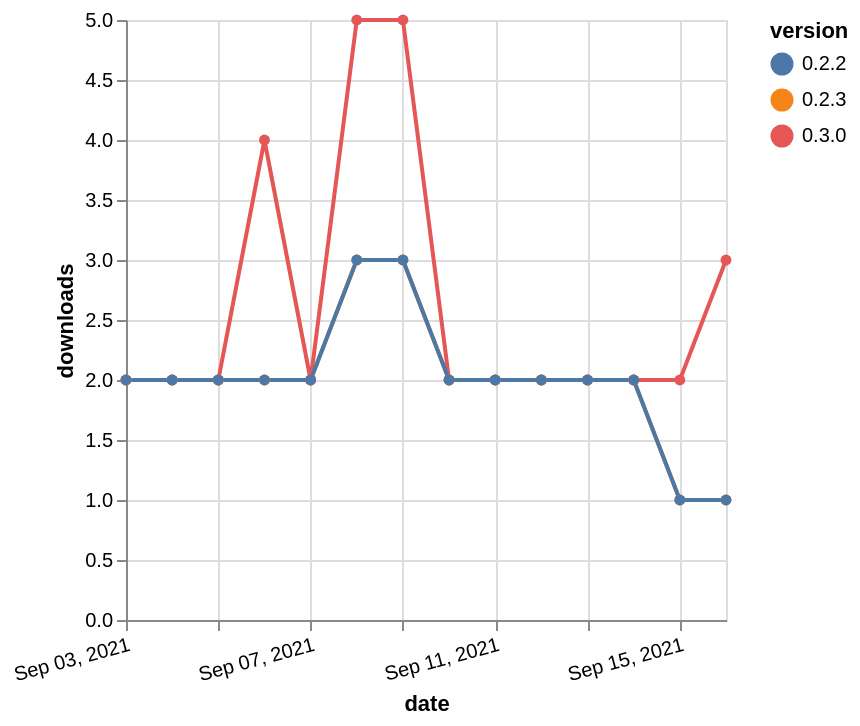

Express this chart as Vega-Lite.
### Vega-Lite specification from a JSON file in a GitHub repository (floating-point values rounded to 4 significant figures)
{"$schema": "https://vega.github.io/schema/vega-lite/v5.json", "description": "A simple bar chart with embedded data.", "data": {"values": [{"date": "2021-09-03", "total": 1343, "delta": 2, "version": "0.2.3"}, {"date": "2021-09-04", "total": 1345, "delta": 2, "version": "0.2.3"}, {"date": "2021-09-05", "total": 1347, "delta": 2, "version": "0.2.3"}, {"date": "2021-09-06", "total": 1349, "delta": 2, "version": "0.2.3"}, {"date": "2021-09-07", "total": 1351, "delta": 2, "version": "0.2.3"}, {"date": "2021-09-08", "total": 1354, "delta": 3, "version": "0.2.3"}, {"date": "2021-09-09", "total": 1357, "delta": 3, "version": "0.2.3"}, {"date": "2021-09-10", "total": 1359, "delta": 2, "version": "0.2.3"}, {"date": "2021-09-11", "total": 1361, "delta": 2, "version": "0.2.3"}, {"date": "2021-09-12", "total": 1363, "delta": 2, "version": "0.2.3"}, {"date": "2021-09-13", "total": 1365, "delta": 2, "version": "0.2.3"}, {"date": "2021-09-14", "total": 1367, "delta": 2, "version": "0.2.3"}, {"date": "2021-09-15", "total": 1368, "delta": 1, "version": "0.2.3"}, {"date": "2021-09-16", "total": 1369, "delta": 1, "version": "0.2.3"}, {"date": "2021-09-03", "total": 1403, "delta": 2, "version": "0.3.0"}, {"date": "2021-09-04", "total": 1405, "delta": 2, "version": "0.3.0"}, {"date": "2021-09-05", "total": 1407, "delta": 2, "version": "0.3.0"}, {"date": "2021-09-06", "total": 1411, "delta": 4, "version": "0.3.0"}, {"date": "2021-09-07", "total": 1413, "delta": 2, "version": "0.3.0"}, {"date": "2021-09-08", "total": 1418, "delta": 5, "version": "0.3.0"}, {"date": "2021-09-09", "total": 1423, "delta": 5, "version": "0.3.0"}, {"date": "2021-09-10", "total": 1425, "delta": 2, "version": "0.3.0"}, {"date": "2021-09-11", "total": 1427, "delta": 2, "version": "0.3.0"}, {"date": "2021-09-12", "total": 1429, "delta": 2, "version": "0.3.0"}, {"date": "2021-09-13", "total": 1431, "delta": 2, "version": "0.3.0"}, {"date": "2021-09-14", "total": 1433, "delta": 2, "version": "0.3.0"}, {"date": "2021-09-15", "total": 1435, "delta": 2, "version": "0.3.0"}, {"date": "2021-09-16", "total": 1438, "delta": 3, "version": "0.3.0"}, {"date": "2021-09-03", "total": 1362, "delta": 2, "version": "0.2.2"}, {"date": "2021-09-04", "total": 1364, "delta": 2, "version": "0.2.2"}, {"date": "2021-09-05", "total": 1366, "delta": 2, "version": "0.2.2"}, {"date": "2021-09-06", "total": 1368, "delta": 2, "version": "0.2.2"}, {"date": "2021-09-07", "total": 1370, "delta": 2, "version": "0.2.2"}, {"date": "2021-09-08", "total": 1373, "delta": 3, "version": "0.2.2"}, {"date": "2021-09-09", "total": 1376, "delta": 3, "version": "0.2.2"}, {"date": "2021-09-10", "total": 1378, "delta": 2, "version": "0.2.2"}, {"date": "2021-09-11", "total": 1380, "delta": 2, "version": "0.2.2"}, {"date": "2021-09-12", "total": 1382, "delta": 2, "version": "0.2.2"}, {"date": "2021-09-13", "total": 1384, "delta": 2, "version": "0.2.2"}, {"date": "2021-09-14", "total": 1386, "delta": 2, "version": "0.2.2"}, {"date": "2021-09-15", "total": 1387, "delta": 1, "version": "0.2.2"}, {"date": "2021-09-16", "total": 1388, "delta": 1, "version": "0.2.2"}]}, "width": "container", "mark": {"type": "line", "point": {"filled": true}}, "encoding": {"x": {"field": "date", "type": "temporal", "timeUnit": "yearmonthdate", "title": "date", "axis": {"labelAngle": -15}}, "y": {"field": "delta", "type": "quantitative", "title": "downloads"}, "color": {"field": "version", "type": "nominal"}, "tooltip": {"field": "delta"}}}
